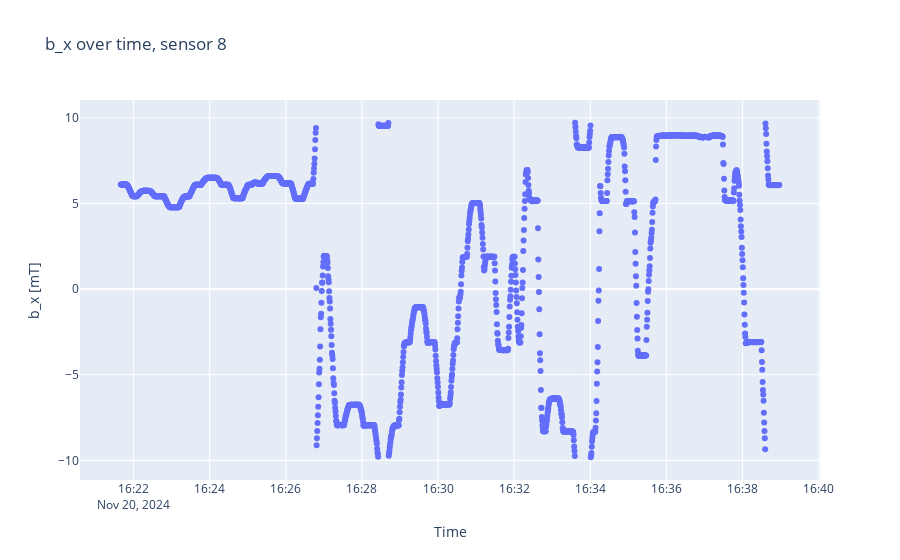
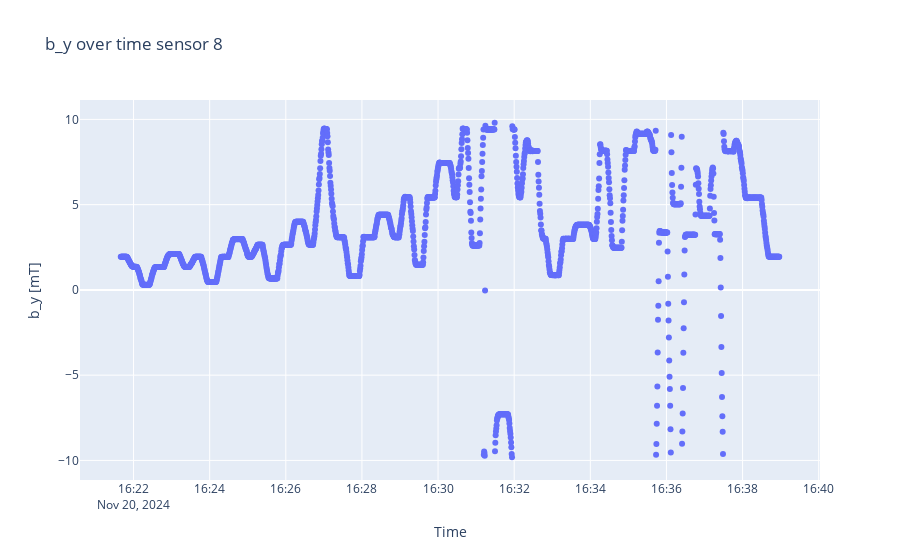
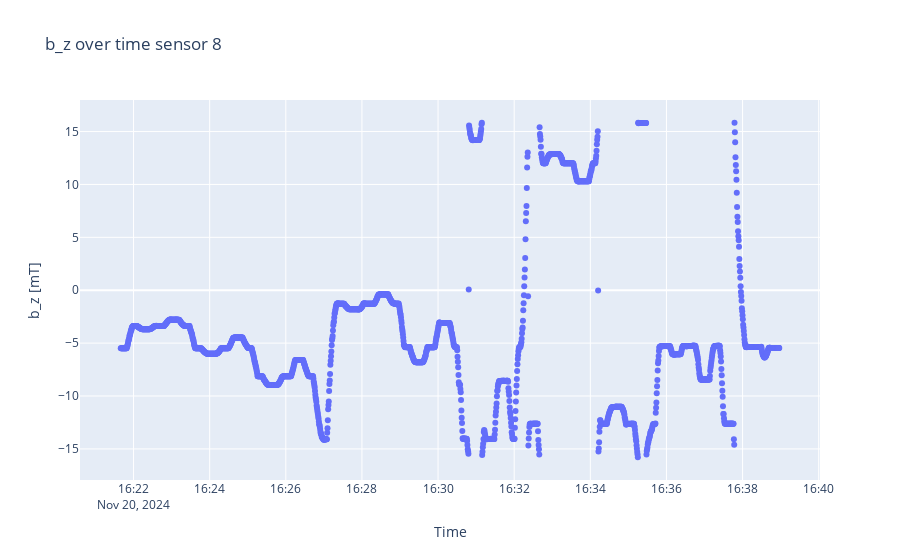

Notebook code for these charts, in order:
### Code cell
sensorplots(B, timestamps, 8)

### Figure 1 — Plotly figure (JSON) as saved in the notebook; plotly's stock layout.template omitted (floating-point values rounded to 4 significant figures; data arrays with more than 128 entries replaced by an {"elided": "..."} marker saying what was removed)
{"data": [{"mode": "markers", "type": "scatter", "x": {"elided": "2050 str values"}, "y": {"elided": "2050 float values"}}], "layout": {"title": {"text": "b_x over time, sensor 8"}, "xaxis": {"title": {"text": "Time"}}, "yaxis": {"scaleanchor": "y", "title": {"text": "b_x [mT]"}}}}

### Figure 2 — Plotly figure (JSON) as saved in the notebook; plotly's stock layout.template omitted (floating-point values rounded to 4 significant figures; data arrays with more than 128 entries replaced by an {"elided": "..."} marker saying what was removed)
{"data": [{"mode": "markers", "type": "scatter", "x": {"elided": "2050 str values"}, "y": {"elided": "2050 float values"}}], "layout": {"title": {"text": "b_y over time sensor 8"}, "xaxis": {"title": {"text": "Time"}}, "yaxis": {"scaleanchor": "y", "title": {"text": "b_y [mT]"}}}}

### Figure 3 — Plotly figure (JSON) as saved in the notebook; plotly's stock layout.template omitted (floating-point values rounded to 4 significant figures; data arrays with more than 128 entries replaced by an {"elided": "..."} marker saying what was removed)
{"data": [{"mode": "markers", "type": "scatter", "x": {"elided": "2050 str values"}, "y": {"elided": "2050 float values"}}], "layout": {"title": {"text": "b_z over time sensor 8"}, "xaxis": {"title": {"text": "Time"}}, "yaxis": {"scaleanchor": "y", "title": {"text": "b_z [mT]"}}}}
